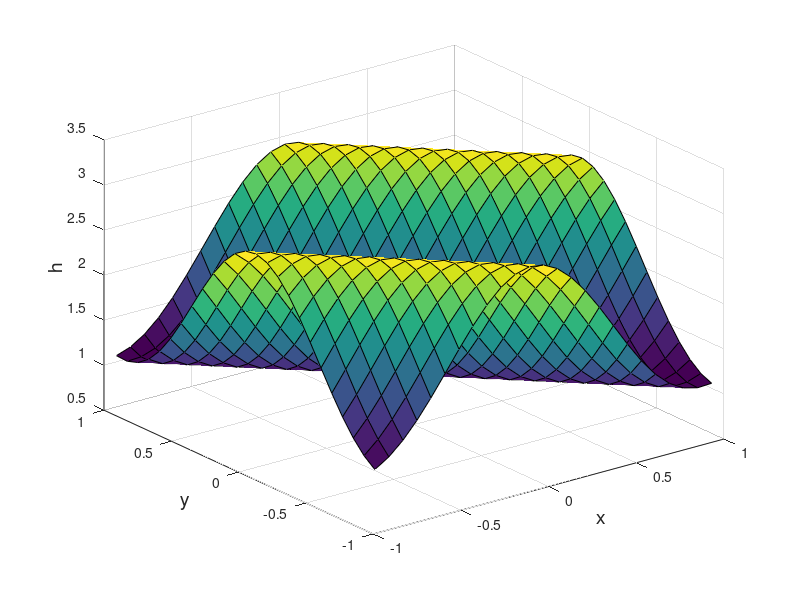

Source code (MATLAB):
clear;
clc;
close all;

%Inputs
N = 25;     
Nx = N;     %number of cells in x direction
Ny = N;     %number of cells in y direction
Lx1 = -1;   %range of domain in x direction
Lx2 = 1;
Ly1 = -1;   %range of domain in y direction
Ly2 = 1;
CFL = 0.8;
g = 10;
tmax = 1;   %end time of the simulation

Nx_edges = Nx +1; %Number of cell edges
Ny_edges = Ny +1;

%Define manufactured solutions
h_ex = @(x,y,t) (cos(pi*(x+y+t))+2);
u_ex = @(x,y,t) cos(pi*(x+y+t));
v_ex = @(x,y,t) cos(pi*(x+y+t));

f1_edges = zeros(Ny,Nx+1);
f2_edges = zeros(Ny,Nx+1);
f3_edges = zeros(Ny,Nx+1);
g1_edges = zeros(Ny+1,Nx);
g2_edges = zeros(Ny+1,Nx);
g3_edges = zeros(Ny+1,Nx);
df1_edges = zeros(Ny,Nx);
df2_edges = zeros(Ny,Nx);
df3_edges = zeros(Ny,Nx);
dg1_edges = zeros(Ny,Nx);
dg2_edges = zeros(Ny,Nx);
dg3_edges = zeros(Ny,Nx);

%Cell edges 
x_edges = linspace(Lx1,Lx2,Nx_edges);
y_edges = linspace(Ly1,Ly2,Ny_edges);
dx = x_edges(2)-x_edges(1);
dy = y_edges(2)-y_edges(1);

%Cell centers,Nx, Ny
x_centers = Lx1+dx/2 : dx : Lx2;
y_centers = Ly1+dy/2 : dy : Ly2;

[X,Y] = meshgrid(x_centers,y_centers);

%Initialize
t = 0;
h = h_ex(X,Y,0);
u = u_ex(X,Y,0);
v = v_ex(X,Y,0);
surf(X,Y,h);
U1_new = h;
U2_new = h.*u;
U3_new = h.*v;
F1 = h.*u;
F2 = h.*u.^2+1/2*g*h.^2;
F3 = h.*u.*v;
G1 = h.*v;
G2 = h.*u.*v;
G3 = h.*v.^2+1/2*g*h.^2;
Sa = -pi*sin(pi*(X+Y+t)).*(4*cos(pi*(X+Y+t))+5);
Sb = -pi*sin(pi*(X+Y+t)).*((10+g)*cos(pi*(X+Y+t))+6*(cos(pi*(X+Y+t))).^2+2+2*g);
Sc = Sb;


%Transient simulation

while t < tmax
    %Compute global timestep dt_2D
    dt = CFL/2*min(dx/max(max(abs(u)+sqrt(g*h))) , dy/max(max(abs(v)+sqrt(g*h))));
    if t+dt>tmax
        dt=tmax-t;
    end
    
    %horizontal fluxes
    for i = 1:Nx_edges
        for j = 1:Ny
            %left periodic BC
            if i == 1
                f1_edges(j,i) = 1/2*(F1(j,Nx)+F1(j,i))-dx/2/2/dt*CFL*(U1_new(j,i)-U1_new(j,Nx)); %1D timestep should be used to compute the numerical flux: dt_1D = dt_2D
                f2_edges(j,i) = 1/2*(F2(j,Nx)+F2(j,i))-dx/2/2/dt*CFL*(U2_new(j,i)-U2_new(j,Nx));
                f3_edges(j,i) = 1/2*(F3(j,Nx)+F3(j,i))-dx/2/2/dt*CFL*(U3_new(j,i)-U3_new(j,Nx));
            %right periodic BC
            elseif i == Nx_edges
                f1_edges(j,i) = 1/2*(F1(j,i-1)+F1(j,1))-dx/2/2/dt*CFL*(U1_new(j,1)-U1_new(j,i-1)); 
                f2_edges(j,i) = 1/2*(F2(j,i-1)+F2(j,1))-dx/2/2/dt*CFL*(U2_new(j,1)-U2_new(j,i-1));
                f3_edges(j,i) = 1/2*(F3(j,i-1)+F3(j,1))-dx/2/2/dt*CFL*(U3_new(j,1)-U3_new(j,i-1));
            %Lax-Friedrich-Fluss
            else
                f1_edges(j,i) = 1/2*(F1(j,i-1)+F1(j,i))-dx/2/2/dt*CFL*(U1_new(j,i)-U1_new(j,i-1)); 
                f2_edges(j,i) = 1/2*(F2(j,i-1)+F2(j,i))-dx/2/2/dt*CFL*(U2_new(j,i)-U2_new(j,i-1));
                f3_edges(j,i) = 1/2*(F3(j,i-1)+F3(j,i))-dx/2/2/dt*CFL*(U3_new(j,i)-U3_new(j,i-1));
            end
        end
    end

    %vertical fluxes
    for j = 1:Ny_edges
        for i = 1:Nx
            %top periodic BC
            if j == 1
                g1_edges(j,i) = 1/2*(G1(Ny,i)+G1(j,i))-dy/2/2/dt*CFL*(U1_new(j,i)-U1_new(Ny,i)); %Ny+1*Nx
                g2_edges(j,i) = 1/2*(G2(Ny,i)+G2(j,i))-dy/2/2/dt*CFL*(U2_new(j,i)-U2_new(Ny,i));
                g3_edges(j,i) = 1/2*(G3(Ny,i)+G3(j,i))-dy/2/2/dt*CFL*(U3_new(j,i)-U3_new(Ny,i));
            %bottom periodic BC
            elseif j == Ny_edges
                g1_edges(j,i) = 1/2*(G1(j-1,i)+G1(1,i))-dy/2/2/dt*CFL*(U1_new(1,i)-U1_new(j-1,i)); %Ny+1*Nx
                g2_edges(j,i) = 1/2*(G2(j-1,i)+G2(1,i))-dy/2/2/dt*CFL*(U2_new(1,i)-U2_new(j-1,i));
                g3_edges(j,i) = 1/2*(G3(j-1,i)+G3(1,i))-dy/2/2/dt*CFL*(U3_new(1,i)-U3_new(j-1,i));
            %Lax-Friedrich-Fluss
            else
                g1_edges(j,i) = 1/2*(G1(j-1,i)+G1(j,i))-dy/2/2/dt*CFL*(U1_new(j,i)-U1_new(j-1,i)); %Ny+1*Nx
                g2_edges(j,i) = 1/2*(G2(j-1,i)+G2(j,i))-dy/2/2/dt*CFL*(U2_new(j,i)-U2_new(j-1,i));
                g3_edges(j,i) = 1/2*(G3(j-1,i)+G3(j,i))-dy/2/2/dt*CFL*(U3_new(j,i)-U3_new(j-1,i));
            end
        end
    end

    for i = 1:Nx
        for j = 1:Ny
            df1_edges(j,i) = f1_edges(j,i+1)-f1_edges(j,i);
            df2_edges(j,i) = f2_edges(j,i+1)-f2_edges(j,i);
            df3_edges(j,i) = f3_edges(j,i+1)-f3_edges(j,i);
            dg1_edges(j,i) = g1_edges(j+1,i)-g1_edges(j,i);
            dg2_edges(j,i) = g2_edges(j+1,i)-g2_edges(j,i);
            dg3_edges(j,i) = g3_edges(j+1,i)-g3_edges(j,i);
        end
    end


    % Compute new U,h,u,v,F,G
    U1_new = U1_new - dt/dx*df1_edges - dt/dy*dg1_edges+ Sa*dt;
    U2_new = U2_new - dt/dx*df2_edges - dt/dy*dg2_edges+ Sb*dt;
    U3_new = U3_new - dt/dx*df3_edges - dt/dy*dg3_edges+ Sc*dt;

    h = U1_new;
    u = U2_new./U1_new;
    v = U3_new./U1_new;
    
    F1 = h.*u;
    F2 = h.*u.^2+1/2*g*h.^2;
    F3 = h.*u.*v;    
    G1 = h.*v;
    G2 = h.*u.*v;
    G3 = h.*v.^2+1/2*g*h.^2;
    Sa = -pi*sin(pi*(X+Y+t)).*(4*cos(pi*(X+Y+t))+5);
    Sb = -pi*sin(pi*(X+Y+t)).*((10+g)*cos(pi*(X+Y+t))+6*(cos(pi*(X+Y+t))).^2+2+2*g);
    Sc = Sb;
    
    
    
    % Plot
    surf(X,Y,h);
    axis([-1 1 -1 1 0.5 3.5]);
    xlabel('x','FontSize',14);
    ylabel('y','FontSize',14);
    zlabel('h','FontSize',14);
    
    t = t+dt;
    pause(dt);
end

%display max error and rms error
    quaderror = (h-h_ex(X,Y,t)).^2;
    RMS = sqrt(mean(quaderror(:)))
    error = abs(h-h_ex(X,Y,t));
    MAX = max(error(:))

